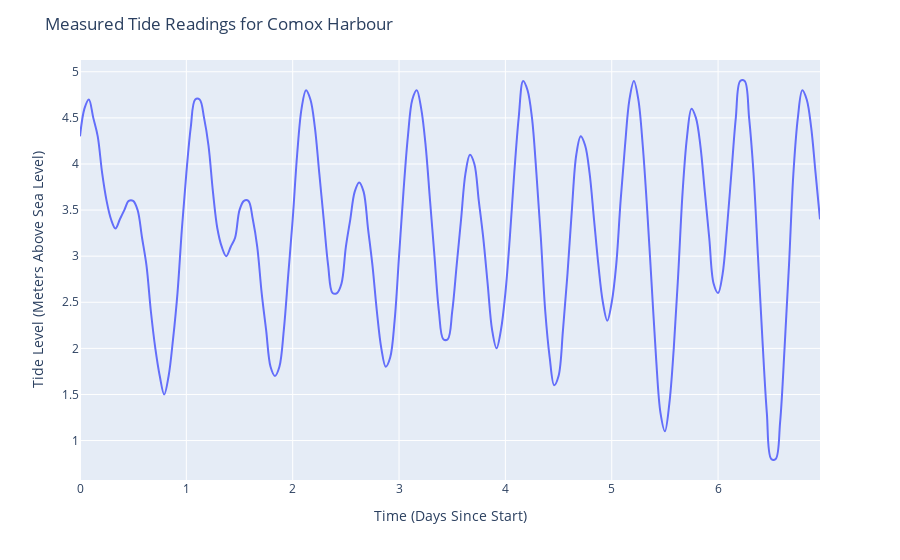

Source (notebook cell):
### Markdown cell above
How does the tide behave during the week?

### Code cell
# Have these in days and hours 
create_tide_plot()

### Figure 1 — Plotly figure (JSON) as saved in the notebook; plotly's stock layout.template omitted (floating-point values rounded to 4 significant figures; data arrays with more than 128 entries replaced by an {"elided": "..."} marker saying what was removed)
{"data": [{"hovertemplate": "%{text}<br>%{y:}m above sea-level", "legendgroup": "", "line": {"color": "#636efa", "dash": "solid", "shape": "spline"}, "mode": "lines", "name": "", "orientation": "v", "showlegend": false, "text": {"elided": "168 str values"}, "type": "scatter", "x": {"elided": "168 int values"}, "xaxis": "x", "y": {"elided": "168 float values"}, "yaxis": "y"}], "layout": {"legend": {"tracegroupgap": 0}, "margin": {"t": 60}, "title": {"text": "Measured Tide Readings for Comox Harbour"}, "xaxis": {"anchor": "y", "domain": [0, 1], "ticktext": [0, 1, 2, 3, 4, 5, 6], "tickvals": [0, 24, 48, 72, 96, 120, 144], "title": {"text": "Time (Days Since Start)"}}, "yaxis": {"anchor": "x", "domain": [0, 1], "title": {"text": "Tide Level (Meters Above Sea Level)"}}}}
